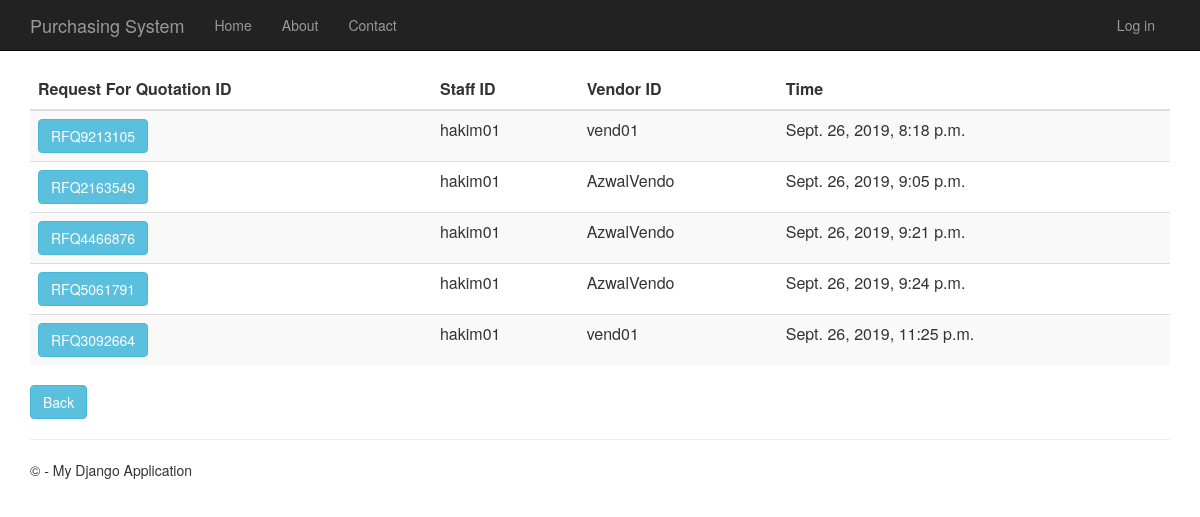
Before: /requestforquotationhistory with the older database file.
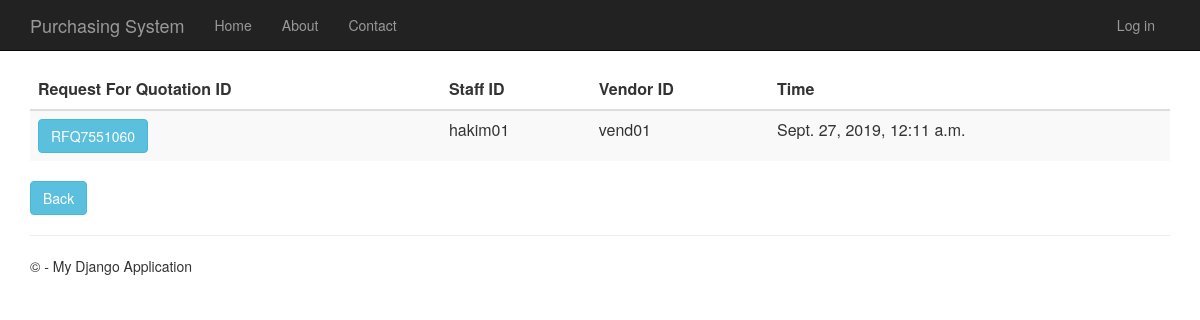
After: the same page with the newer database file.
### RequestForQuotation/models.py (models this page shows, shortened)
class RequestForQuotation(models.Model):
    request_for_quotation_id = models.CharField(primary_key=True, max_length=10)
    time_created = models.DateTimeField()
    description = models.TextField(null=True,default=None, blank=True)
    total_price = models.DecimalField(max_digits=10, decimal_places=2, default=Decimal('0.00'))
    person_id = models.ForeignKey(Person, on_delete = models.CASCADE)
    vendor_id = models.ForeignKey(Vendor, on_delete = models.CASCADE)
    purchase_requisition_id = models.ForeignKey(PurchaseRequisition, on_delete = models.CASCADE)

### app/models.py (models this page shows, shortened)
class Person(models.Model):
    user_id = models.OneToOneField(User)
    person_id = models.CharField(primary_key=True, max_length=10)
    person_name = models.TextField()
    person_address = models.TextField()
    person_phone_number = models.TextField()
    person_role = models.TextField(default = 'MANAGER')

class Vendor(models.Model):
    vendor_id = models.CharField(primary_key=True, max_length=10)
    vendor_name = models.TextField()
    vendor_phone_number = models.TextField()
    vendor_address = models.TextField()
    vendor_email = models.TextField()
    def __str__(self):
        return str(self.vendor_id)

### RequestForQuotation/views.py (the view)
# urls.py: url(r'^requestforquotationhistory', RequestForQuotation.views.requestforquotationhistory, name="request_of_quotation_history"),
def requestforquotationhistory(request):
    request_for_quotations = RequestForQuotation.objects.all()
    context = {
            'title':'Request For Quotation History',
            'rows':request_for_quotations
        }
    return render(request,'RequestForQuotation/requestforquotationhistory.html',context)

### RequestForQuotation/templates/RequestForQuotation/requestforquotationhistory.html
﻿{% extends "app/layout.html" %}
{% block content %}
<div class="purchaseorderhistory margintop">
    <form action="requestforquotationhistorydetails" method="GET">
        <table class="table table-striped margintop">
          <thead>
            <tr>
              <th scope="col">Request For Quotation ID</th>
              <th scope="col">Staff ID</th>
              <th scope="col">Vendor ID</th>
              <th scope="col">Time</th>
            </tr>
          </thead>
          <tbody>
              {% for r in rows %}
            <tr>
                 <td><button type="submit" name="rfq_id" value="{{r.request_for_quotation_id}}" class="btn btn-info" >{{r.request_for_quotation_id}}</button></td>
                 <td>{{r.person_id.person_id}}</td>
                 <td>{{r.vendor_id}}</td>
                 <td>{{r.time_created}}</td>
            </tr>
              {% endfor %}
          </tbody>
        </table>
    </form>
       <form action="menu">
        <div class="margintop">
            <button type="submit" class="btn btn-info" >Back</button>
        </div>
    </form>
</div>
{% endblock %}

Changed rows visible on the page:
removed RequestForQuotation: request_for_quotation_id "RFQ9213105", person_id.person_id "hakim01", vendor_id "vend01", time_created "Sept. 26, 2019, 8:18 p.m."
removed RequestForQuotation: request_for_quotation_id "RFQ2163549", person_id.person_id "hakim01", vendor_id "AzwalVendo", time_created "Sept. 26, 2019, 9:05 p.m."
removed RequestForQuotation: request_for_quotation_id "RFQ4466876", person_id.person_id "hakim01", vendor_id "AzwalVendo", time_created "Sept. 26, 2019, 9:21 p.m."
removed RequestForQuotation: request_for_quotation_id "RFQ5061791", person_id.person_id "hakim01", vendor_id "AzwalVendo", time_created "Sept. 26, 2019, 9:24 p.m."
removed RequestForQuotation: request_for_quotation_id "RFQ3092664", person_id.person_id "hakim01", vendor_id "vend01", time_created "Sept. 26, 2019, 11:25 p.m."
added RequestForQuotation: request_for_quotation_id "RFQ7551060", person_id.person_id "hakim01", vendor_id "vend01", time_created "Sept. 27, 2019, 12:11 a.m."
